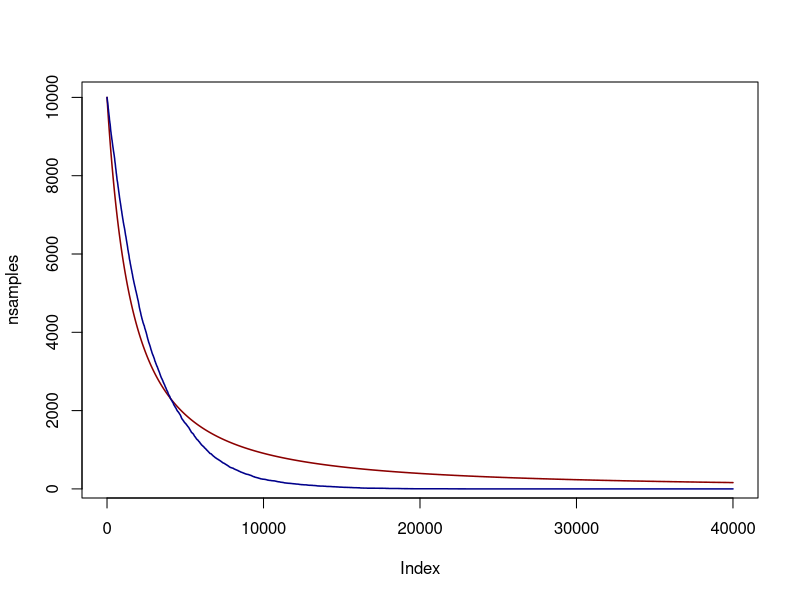
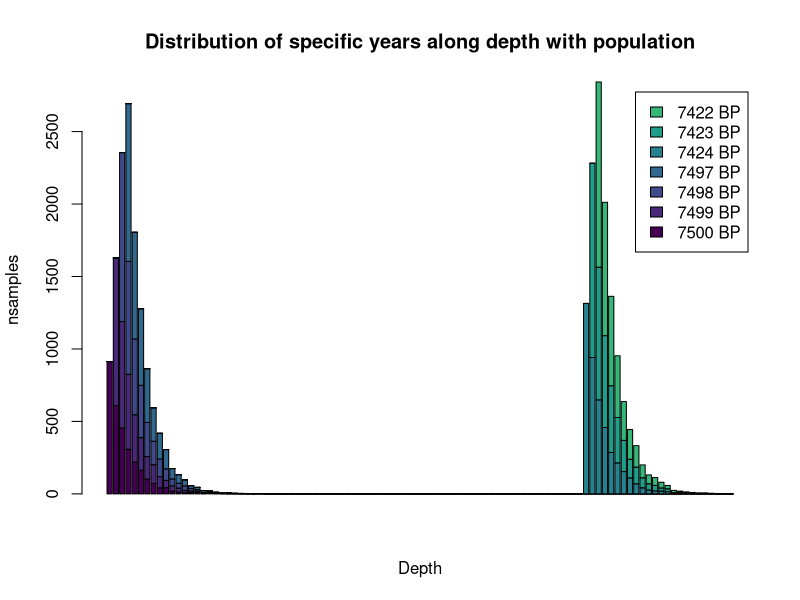
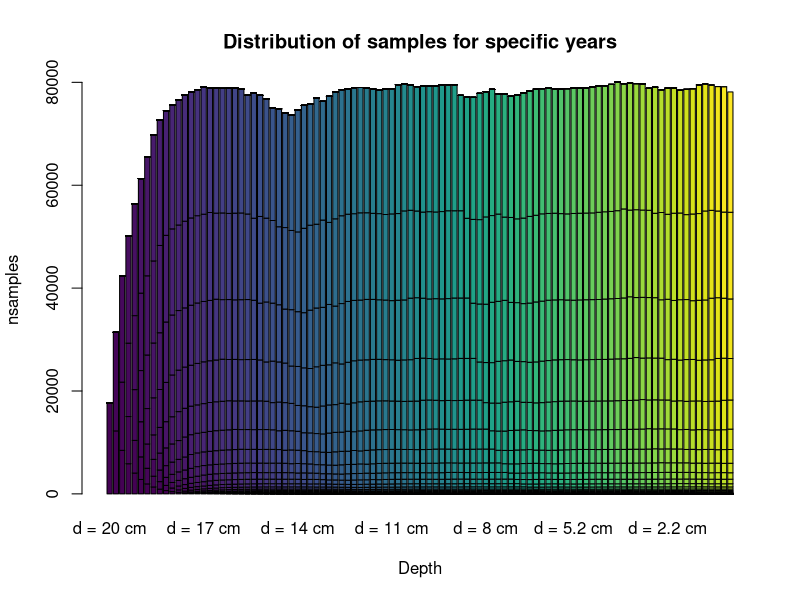
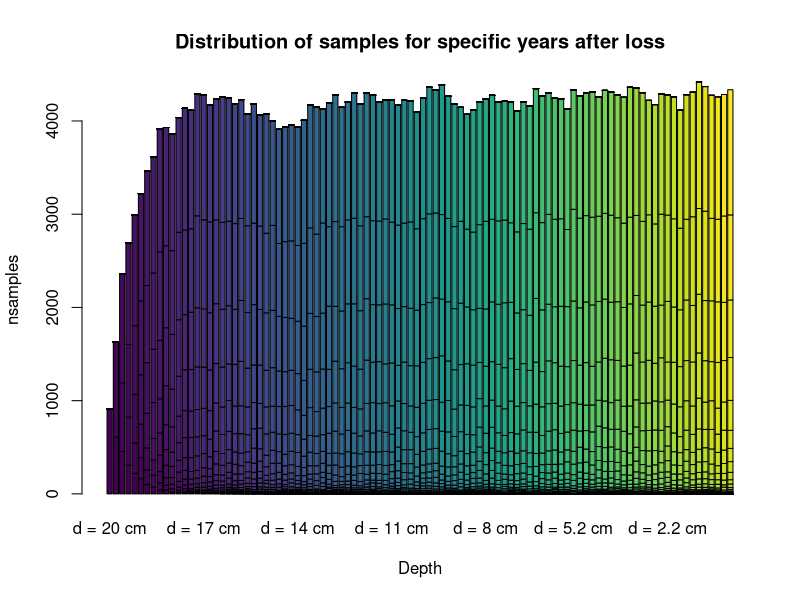

Here is the R script that generated these plots, in order:
## ---- chunk 1

### Population protocol

## Function 1. Generation of population dynamics
#' @title Gpd
#' Returns a data.frame with two columns, where the number of rows is the number of
#' people. The first column contains the ages and the second column contains the sex.
#' @param x: Input data. A data frame or matrix with two columns and nrow = Initial
#' population. One row per individual. The first column is the age of the individual.
#' The second column is the sex of the individual, and must be c("F","M").
#' @param W_fer_age: Vector with two values. The first value is the youngest age
#' at which is considered that women can have children for prehistoric societies.
#'  The second value is the oldest age at which is considered that women can 
#'  have children. Default is c(10,30).
#' @param M_fer_age: Vector with two values. The first value is the youngest age
#' at which is considered that men can have children for prehistoric societies.
#' The second value is the oldest age at which is considered that men can have 
#' children. Default is c(15,40)
#' @param  P_o: Probability of a woman having a son per year. Default is 0.3.
#' @param prob: Probability that an individual will die if total population
#' exceeds K. Default is 0.8
#' @param K: Carrying capacity.
#' @param ...: This function uses the embedded function death(). 
#' Their arguments can be added.
#' @export

Gpd <- function(x, W_fer_age = c(10,45), M_fer_age = c(15,55),
                P_o = 0.3, prob = 0.8, K, ...){
  
  ### Process of having offspring
  
  # Female fertile population
  W <- x[x[,2]=="F",]
  W_fert <- W[W$Age>W_fer_age[1] & W$Age<W_fer_age[2],]
  
  # Male fertile population
  M <- x[x[,2]=="M",]
  M_fert <- M[M$Age>M_fer_age[1] & M$Age<M_fer_age[2],]
  
  ## Probability of having descendance per woman
  # Penalisation in case there are too few men
  pen <- round(nrow(M_fert)*2/nrow(W_fert),2) ## Assumes one man can have two women
  pen[pen>1] <- 1 ## The men penalisation can never multiply the birth rate per woman
  
  ## Probability of a woman having a son per year
  P_o <- P_o*pen
  
  Offspring <- sum(rbinom(nrow(W_fert),1,P_o))
  x$Age <- x$Age+1 ## They get one year older
  New_pop <- data.frame("Age" = rep(0,Offspring),                        
                        "Sex" = sample(c("M","F"),Offspring,prob=c(0.5,0.5),replace = TRUE))
  x <- rbind(x,New_pop)
  
  ### Process of dying
  
  vec_d <- apply(x,1,death,...)
  x <- x[vec_d==0,]
  
  ## Apply carrying capacty restrictions
  x <- K_lim(x, K = K, prob = prob)
  
  return(x)
}

## Function 2. Simulation of death process
#' @title death
#' Returns a value (0,1) where 0 = person lives and 1 = person dies, based
#' on pd (the probability matrix)
#' Thought to use with apply
#' @param x: An integer with the age of the person
#' @param pd: The probability matrix for mortality by age
#' @export

## The age-structured data frame is based on Gurven, Kaplan and Supa, 2007.
## It is extracted adapted after computation from their text (not graphs or tables)

death <- function(x,pd=data.frame("Age" = c(0:99),
                                  "P_d" = c(rep(0.14,1),
                                            rep(0.16,4),
                                            rep(0.05,5),
                                            rep(0.01,24),
                                            rep(0.03,14),
                                            rep(0.1,10),
                                            rep(0.3,42)))){
  age <- as.numeric(x[1])
  return(rbinom(1,1,prob = pd[pd$Age==age,2]))
}

## Function 3. Simulation of carrying capacity limitation
#' @title K_lim
#' If the population exceeds the carrying capacity, it eliminates oversize
#' with 0.8 probability per person exceeding.
#' @param x: Data frame or matrix. Population (number of people)
#' @param K: Integer. Carrying capacity. Provided by the user
#' @param prob: It is the probability of dying when surpassing carrying capacity
#' @export

K_lim <- function(x,K,prob = 0.8){
  p <- nrow(x)
  if (p>K){
    o <- rbinom(p-K,1,prob)
    o <- sum(o[o==1])
    o[o==0] <- 1 ## Avoids problem eliminating all the df if remove == 0
    x <- x[-sample(1:nrow(x),o,replace = FALSE),]
  }
  return(x)
}


## Function 4. 
#' @title A_rates
#' Simulation of samples generated per year (anthropogenic deposition rates)
#' Returns the Kilograms of bone produced per year in a site.
#' @param x: Integer (user provided), vector or data.frame. It is the number of 
#' people inhabiting the site. If data.frame, the number of people is the number 
#' of rows. If vector, it is the length of the vector.
#' @param kcalpers: Quantity of kilocalories consumed per year per adult person.
#' For easier computation, it has a range of [1.5,2.5]. Defaul is 2
#' @param kcalmeat_eat: Proportion of kilocalories extracted from meat. Range [0,1].
#' Default is 0.45, based on Cordain et al (2000)
#' @param kcalmeat_prod: Quantity of kiocalories per meat kilogram. Range [1,2.5]
#' Default is 1.5, considering goat meat.
#' @param in_camp_eat: Proportion of food consumed within the camp. Range [0,1]. 
#' Default is 0.55 based on Collette-Barbesque et al. (2016).
#' @param in_camp_stay: Proportion of time spent in a specific camp. Valid for 
#' groups with high mobility. The proportion is computed within the function, but
#' the user introduces the weeks of occupation of the camp, where the maximum is
#' 52 (full year). Default is 13 (weeks, or 0.25 of the year).
#' three months a year.
#' @param kg: Bone proportion for each animal consumed. Default is 0.07 for now, 
#' based on Johnston et al. (2021), but perhaps I should change that. Review
#' @export

A_rates <- function(x,
                   kcalpers = 2,
                   kcalmeat_eat = 0.45,
                   kcalmeat_prod = 1.5,
                   in_camp_eat = 0.55,
                   in_camp_stay = 13,
                   kg = 0.07){
  
  if (in_camp_stay > 52) stop('A year cannot have more than 52 weeks')
  
  if (is.data.frame(x) == TRUE){
    P <- nrow(x)
  } else if (length(x) == 1){
    P <- x
  } else {
    P <- length(x)
  }
  
  B <- kcalpers*365
  M <- kcalmeat_eat
  R <- kcalmeat_prod
  S <- in_camp_eat
  O <- round(in_camp_stay/52,2)
  Kg <- kg

  C <- B*M
  
  G <- (C*S)/R ## Quantity (in kg) of animal consumed per person in camp during year t
  
  A <- P*O*Kg*G ## kilograms of meat consumed within a camp by the group
  W <- round((1000*A)/4) ## samples extracted from that meat
  
  return(W)
}


## Function 5. 
#' @title D_along
#' It distributes the samples produced in one specific year along the depth of the
#' site, without any kind of post-depositional alteration, and according to 
#' pre-established post-deposition rates. Returns a vector with the samples exponentially
#' distributed. The vector is as long as L/r and the error (Pb) is considered.
#' @param x: Integer (user provided), vector or data.frame. It is the number samples
#' produced at a specifi 't'.
#' @param r: Is the deposition rates. At this moment, values > than 0.5 are not accepted.
#' If values with two or more decimals are provided, the function will automatically round 
#' the value to one decimal.
#' @param Max_bone_thickness: Maximum thickness of bones within the assemblage. Four
#' values are possible: small ('s') = 2.5 cm; medium ('m') = 5 cm; large ('l') = 10 cm
#' and very large ('vl') = 20 cm. Default is 'm'.
#' @param Pb: Proportion of samples buried sample at tmax, considering error. Pb 
#' cannot be higher or equal to 1. Default is 0.9999, which stands for 99.99%.
#' @export

D_along <- function(x,r, Max_bone_thickness = "m", Pb = .9999){
  
  # Define W
  W <- x
  
  # Define parameter r
  r <- round(r,1)
  if(r>0.5) stop("values > 0.5 are not accepted for param 'r'")
  
  # Define parameter Max_bone_thickness (L)
  if (Max_bone_thickness == 's'){
    L <- 2.5
  } else if (Max_bone_thickness == 'm'){
    L <- 5
  } else if (Max_bone_thickness == 'l'){
    L <- 10
  } else if (Max_bone_thickness == 'vl'){
    L <- 20
  }
  
  # Constraints for parameter Pb
  if (Pb >= 1) stop("Pb must be lower than 1")
  
  # Define tmax
  tm <- L/r
  ss <- rep(0,round(tm)) ## Vector to distribute samples over
  
  # Estimate lambda
  l <- -log(1-Pb)/tm
  tl <- 0 # Year where the sample is deposited
  tu <- 1 # Year when it is covered
  
  for (i in 1:tm){
    Wb <- W*(1-exp(-l*(tu-tl))) ## Apply formula
    Wbprev <- W*(1-exp(-l*((tu-1)-tl))) ## To substract values previous to tu
    ss[i] <- round(Wb-Wbprev) ## Number of samples for each year
    tu <- tu + 1
  }
  
  return(ss)
}


## Function 6. 
#' @title Pop_stoch
#' It reproduces the population stochastic process. The result is a vector with the 
#' number of individuals for each year.
#' @param Pop: Integer with the initial population
#' @param K: Only if model_pop = TRUE. In this case, it is the carrying capacity
#' @param ts: Time-span, the number of years considered for the process
#' @param prob: Probability that an individual will die if total population
#' exceeds K. Default is 0.8
#' @param K: Carrying capacity.
#' @param ...: This function uses the functions Gpd(), and thus it also uses
#' death() and K_lim(). The additional arguments can be added.
#' @export

Pop_stoch <- function(Pop, K, prob = 0.8, ts, ...){
  
  ## Create initial population
  Ip <- Pop
  Ip <- data.frame("Age" = sample(10:30,Ip,10:30, replace = TRUE),
                   "Sex" = sample(c("M","F"), Ip, prob = c(0.5,0.5), replace = TRUE))
    
  pop <- c()
  
  ## Run stochastic process  
  for (i in 1:ts){
    pop[i] <- nrow(Gpd(Ip, K = K, prob = prob, ...))
    Ip <- Gpd(Ip, K = K, prob = prob, ...)
  }
  
  return(pop)
}

## Function 7. 
#' @title Rec_c
#' It spreads the different amount of samples accord different profundities
#' @param x: Vector with the number of samples per year
#' @param persqm: If TRUE, the total record is divided by the area of the site
#' (in square meters), so that the output belongs to each square meter. Default is
#' FALSE
#' @param area: Only if persqm = TRUE. In this case, the total area of the site 
#' must be provided
#' @param ts: Time-span, the number of years considered for the process
#' @param InitBP: Initial year considered for the process. In BP.
#' @param ...: This function uses the functions D_along(). The additional 
#' arguments can be added.
#' @export

Rec_c <- function(x, persqm = FALSE, area, ts, InitBP, ...){
  
  ## Whether sqm division must be included or not
  if (persqm == TRUE){
    x <- x/area
  }
  
  ## Spread dates along different depths
  matdim <- length(x)
  mat <- matrix(nrow=matdim,ncol=matdim)
  
  for (i in 1:matdim){
    new <- D_along(x[i], ...)
    st <- i-1
    pos <- c(rep(0,st),new)
    pos <- pos[1:matdim]
    mat[,i] <- pos
  }
  mat[is.na(mat)] <- 0
  
  ## Names for columns (each year)
  years <- seq(InitBP,InitBP-ts)
  nyears <- c()
  for (i in 1:matdim){
    nyears[i] <- paste0(years[i], " BP")
  }
  colnames(mat) <- nyears
  
  ## Names for rows (each depth)
  ## Extract arguments as a list
  Extract_param <- function(x, ...){ 
    extras <- list(...)
    return(list(extras=extras)) 
  }

  dr <- Extract_param(D_along, ...)
  dr <- dr$extras$r
  
  d <- rev(cumsum(rep(dr,nrow(mat)))) ## computes depths
  rownames(mat) <- paste0("d = ", d, " cm")

  return(mat)
}


set.seed(1234)
Ps <- Pop_stoch(Pop=100, ts= 100, K = 150)
samp <- unlist(lapply(Ps,A_rates)) ## Extract sample per time steps
Rec <- Rec_c(samp, InitBP = 7500, ts = 100, r = 0.2, Max_bone_thickness = "m")

tRec <- t(Rec)

## ---- chunk 2
library(DiagrammeR)

grViz("
digraph record_formation {

graph [layout = dot, ## Set title and layout
       label = 'Record loss process',
       labelloc = 't'
       fontname = Helvetica,
       fontsize = 30]

# node definitions with substituted label text
node [fontname = Helvetica, ## General node definition
      style = filled,
      color = MistyRose]
      
## Per node definition
a [label = '@@1',
   fillcolor = cadetblue3]
b [label = '@@2',
   fillcolor = cadetblue3]
c [label = '@@3',
   fillcolor = cadetblue,
   fixedsize = shape,
   width = 8.5,
   height = 1.5,
   fontsize = 30]

## General edge definition
edge [color = grey,
       arrowhead = vee,
       arrowtail = vee]

## Specific edges
a -> {c}
b -> {c}
}

## Label definition
[1]: 'Low impact - long term action'
[2]: 'High impact - short term action'
[3]: 'Remaining archaeological waste'

")
## ---- chunk 3


### COMPARISON OF SUROVELL AGAINST BINOMIAL

Ns <- 10000 ## Number of sites (proxies)
t <- 40000 ## Time span

## Surovell proposal
# Constants
a <- 5.726442e06  
b <- 2176.4
c <- -1.3925309


## Surovell's sites
Ss <- rep(Ns,t)
for (i in 2:t){
  tm <- a*((c(0,i)+b)^c)
  tm <- round((tm[2]/tm[1])*Ns)
  Ss[i] <- tm
}


#plot(Ss, type = "l")

## Binomial proposal

Bs <- rep(Ns,t)
for (i in 2:t){
  Ns <- rbinom(1,Ns,0.99964)
  Bs[i] <- Ns 
}
pbinom(10000,Ns,0.99964)
#Bs[2]
#?dbinom
plot(Ss, type = "l", lwd = 1.5, col = "darkred",ylab="nsamples")
lines(Bs, lwd = 1.5, col = "darkblue")

cor.test(Ss, Bs)
Bs[1:10]
Ss[1:10]
summary(lm(Ss ~ Bs))

dbinom(9997,10000,0.99964)
rbinom(1,10000,.9999)


## two thetas proposal
Ns <- 10000
th_l <- 0.9995
th_s <- 1

Ls <- rbinom(1,Ns,th_s)

Th_ss <- c(Ns,rep(Ls,t-1))

for (i in 2:t){
  Ls <- rbinom(1,Ls,th_l)
  Th_ss[i] <- Ls
}
Th_ss[10000]
Th_ss[10000:11000]
#plot(Ss, type = "l", lwd = 2, col = "darkred", main = "Different proposals of record loss", 
#     ylab = "Nsamples", xlab = "t")
#lines(Th_ss, lwd = 2, col = "darkblue")
#legend("topright", legend = c("Surovell", "Current"), lty = c(1,1), col = c("darkred","darkblue"))

cor.test(Ss,Th_ss)

## ---- chunk 4

## Function 8. Short term taphonomic loss
#' @title short_loss
#' Returns a data frame in the same form that the inserted data frame with 
#' reduced values for short-term taphonomic loss process
#' @param x: A vector with the amount of sample per depth. If used for many years, use
#' with apply function, where the rows of the data frame are the depths and the columns 
#' the years.
#' @param theta_s: Probability of the record surviving after the first year after deposition
#' @export

short_loss <- function(x,theta_s){
  res <- c()
  for (i in 1:length(x)){
    res[i] <- rbinom(1,x[i],theta_s)
  }
  return(res)
}

## Function 9. Long term taphonomic loss
#' @title long_loss
#' Returns a data frame in the same form that the inserted data frame with 
#' reduced values for short-term taphonomic loss process
#' @param x: A vector with the amount of sample per depth. If used for many years, use
#' with apply function, where the rows of the data frame are the depths and the columns 
#' the years.
#' @param theta_l: Probability of the record surviving after the first year after deposition
#' @param it: Initial time. Initial year of occupation in BP.
#' @export

long_loss <- function(x, theta_l, it){
  t <- it+1950
  
  for (i in 1:ncol(x)){
    prob <- theta_l^(t-i)
    s <- x[,i]
      for (k in 1:length(s)){
        s[k] <- rbinom(1,s[k],prob)
               
      }
    x[,i] <- s  
  }
  return(x)
}
## ---- chunk 5
tlRec <- apply(Rec, 2, short_loss, 0.9)
lRec <- long_loss(tlRec,.9997,7500)
tlRec <- t(lRec)
## ---- chunk 6
library(viridis)
barplot(tlRec[c(1:4,77:79),], col = viridis(10), legend = colnames(Rec)[c(1:4,77:79)],
        xlab = "Depth", ylab = "nsamples", main = "Distribution of specific years along depth with population")
lines(Ps*300, col = "darkred", lwd = 1.5)

colnames(tlRec) <- colnames(tRec)
rownames(tlRec) <- rownames(tRec)

barplot(tRec, col = viridis(ncol(tRec)), #legend = colnames(Rec),
        xlab = "Depth", ylab = "nsamples", main = "Distribution of samples for specific years")

barplot(tlRec, col = viridis(ncol(tlRec)), #legend = colnames(Rec),
        xlab = "Depth", ylab = "nsamples", main = "Distribution of samples for specific years after loss")
